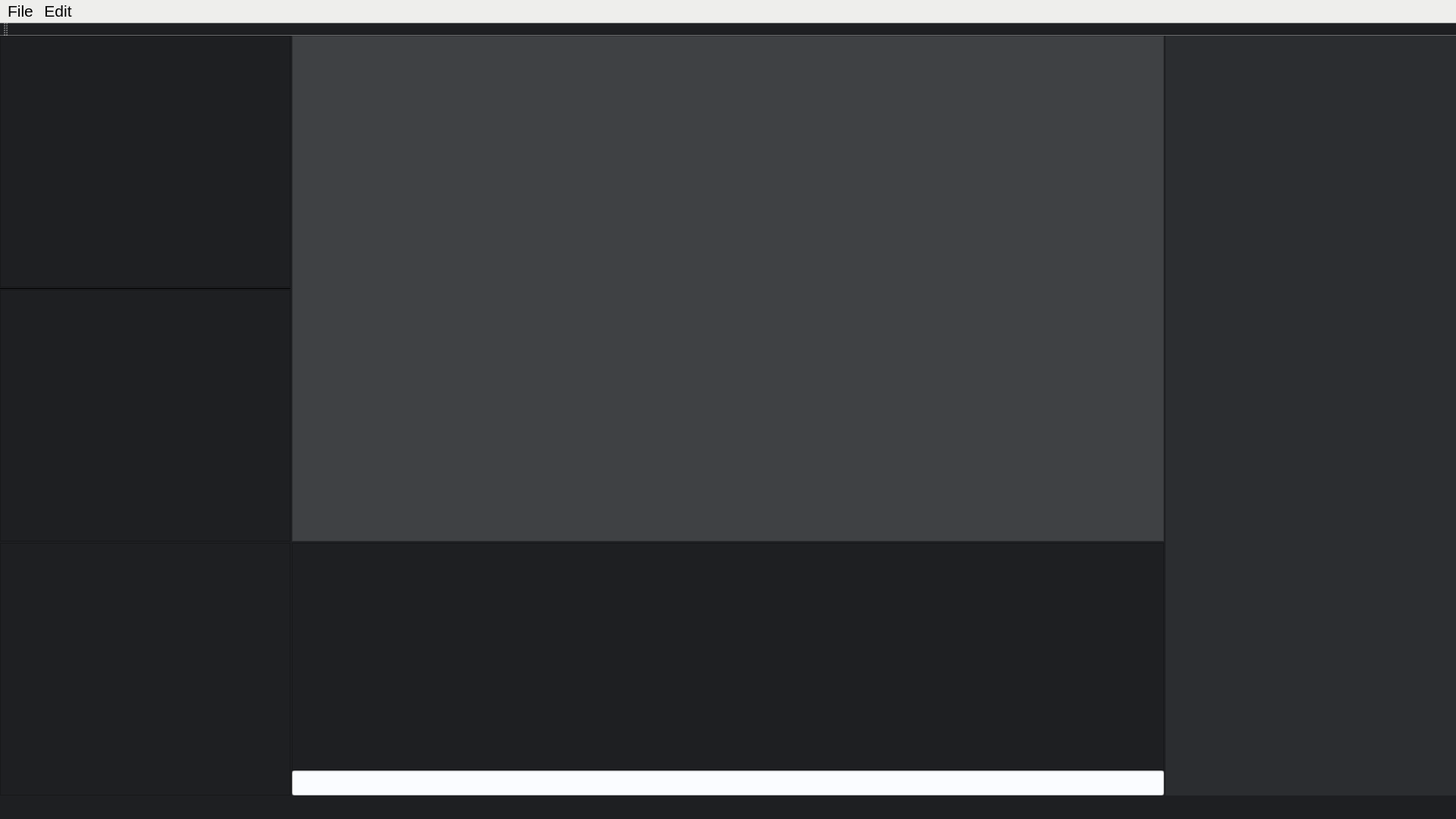
<?xml version="1.0" encoding="UTF-8"?>
<ui version="4.0">
 <class>MainWindow</class>
 <widget class="QMainWindow" name="MainWindow">
  <property name="geometry">
   <rect>
    <x>0</x>
    <y>0</y>
    <width>1920</width>
    <height>1080</height>
   </rect>
  </property>
  <property name="windowTitle">
   <string>MainWindow</string>
  </property>
  <property name="styleSheet">
   <string notr="true">* {
	background-color: rgb(30, 31, 34);
}

QMenu#menuFile {
	color: rgb(238, 238, 236);
}

QFrame#CompBrowserFrm{
	background-color: rgb(43, 45, 48);
}

QFrame#ProjectViewerFrm {
	background-color: rgb(43, 45, 48);
}

QFrame#ConsoleFrm {
	background-color: rgb(43, 45, 48);
}

QFrame#PropertyEditorFrm {
	background-color: rgb(43, 45, 48);
}

QFrame#NodeEditorFrm {
	background-color: rgb(43, 45, 48);
}

QGraphicsView#NodeEditorView {
	background-color: rgb(63, 65, 68);
}

QLineEdit#ConsoleEdit {
	background-color: rgb(250, 252, 255);
}

Line#CompBrowserLine {
	
	border-color: rgb(238, 238, 236);
	background-color: rgb(238, 238, 236);
}</string>
  </property>
  <widget class="QWidget" name="centralwidget">
   <layout class="QGridLayout" name="gridLayout" rowstretch="2,1" columnstretch="1,3,1">
    <property name="leftMargin">
     <number>0</number>
    </property>
    <property name="topMargin">
     <number>0</number>
    </property>
    <property name="rightMargin">
     <number>0</number>
    </property>
    <property name="spacing">
     <number>2</number>
    </property>
    <item row="0" column="0">
     <widget class="QFrame" name="CompBrowserFrm">
      <property name="maximumSize">
       <size>
        <width>500</width>
        <height>16777215</height>
       </size>
      </property>
      <property name="styleSheet">
       <string notr="true"/>
      </property>
      <property name="frameShape">
       <enum>QFrame::NoFrame</enum>
      </property>
      <property name="frameShadow">
       <enum>QFrame::Plain</enum>
      </property>
      <layout class="QGridLayout" name="gridLayout_4" rowstretch="1,0,1">
       <property name="leftMargin">
        <number>0</number>
       </property>
       <property name="topMargin">
        <number>0</number>
       </property>
       <property name="rightMargin">
        <number>0</number>
       </property>
       <property name="bottomMargin">
        <number>0</number>
       </property>
       <property name="verticalSpacing">
        <number>0</number>
       </property>
       <item row="0" column="0">
        <widget class="UiCompBrowserTreeView" name="CompBrowserTreeView"/>
       </item>
       <item row="2" column="0">
        <widget class="UiCompBrowserView" name="CompBrowserView">
         <property name="sizePolicy">
          <sizepolicy hsizetype="Preferred" vsizetype="Preferred">
           <horstretch>0</horstretch>
           <verstretch>0</verstretch>
          </sizepolicy>
         </property>
         <property name="backgroundBrush">
          <brush brushstyle="NoBrush">
           <color alpha="255">
            <red>0</red>
            <green>0</green>
            <blue>0</blue>
           </color>
          </brush>
         </property>
        </widget>
       </item>
       <item row="1" column="0">
        <widget class="Line" name="CompBrowserLine">
         <property name="frameShadow">
          <enum>QFrame::Plain</enum>
         </property>
         <property name="orientation">
          <enum>Qt::Horizontal</enum>
         </property>
        </widget>
       </item>
      </layout>
     </widget>
    </item>
    <item row="0" column="1">
     <widget class="QFrame" name="NodeEditorFrm">
      <property name="frameShape">
       <enum>QFrame::NoFrame</enum>
      </property>
      <property name="frameShadow">
       <enum>QFrame::Plain</enum>
      </property>
      <layout class="QGridLayout" name="gridLayout_2">
       <property name="leftMargin">
        <number>0</number>
       </property>
       <property name="topMargin">
        <number>0</number>
       </property>
       <property name="rightMargin">
        <number>0</number>
       </property>
       <property name="bottomMargin">
        <number>0</number>
       </property>
       <item row="0" column="0">
        <widget class="UiNodeEditorView" name="NodeEditorView">
         <property name="renderHints">
          <set>QPainter::Antialiasing|QPainter::TextAntialiasing</set>
         </property>
         <property name="viewportUpdateMode">
          <enum>QGraphicsView::FullViewportUpdate</enum>
         </property>
        </widget>
       </item>
      </layout>
     </widget>
    </item>
    <item row="0" column="2" rowspan="2">
     <widget class="QFrame" name="PropertyEditorFrm">
      <property name="frameShape">
       <enum>QFrame::NoFrame</enum>
      </property>
      <property name="frameShadow">
       <enum>QFrame::Plain</enum>
      </property>
     </widget>
    </item>
    <item row="1" column="0">
     <widget class="QFrame" name="ProjectViewerFrm">
      <property name="maximumSize">
       <size>
        <width>500</width>
        <height>16777215</height>
       </size>
      </property>
      <property name="frameShape">
       <enum>QFrame::NoFrame</enum>
      </property>
      <property name="frameShadow">
       <enum>QFrame::Plain</enum>
      </property>
      <layout class="QGridLayout" name="gridLayout_5">
       <property name="leftMargin">
        <number>0</number>
       </property>
       <property name="topMargin">
        <number>0</number>
       </property>
       <property name="rightMargin">
        <number>0</number>
       </property>
       <property name="bottomMargin">
        <number>0</number>
       </property>
       <item row="0" column="0">
        <widget class="UiProjectTreeView" name="ProjectView"/>
       </item>
      </layout>
     </widget>
    </item>
    <item row="1" column="1">
     <widget class="QFrame" name="ConsoleFrm">
      <property name="frameShape">
       <enum>QFrame::NoFrame</enum>
      </property>
      <property name="frameShadow">
       <enum>QFrame::Plain</enum>
      </property>
      <layout class="QGridLayout" name="gridLayout_3">
       <property name="leftMargin">
        <number>0</number>
       </property>
       <property name="topMargin">
        <number>0</number>
       </property>
       <property name="rightMargin">
        <number>0</number>
       </property>
       <property name="bottomMargin">
        <number>0</number>
       </property>
       <property name="spacing">
        <number>0</number>
       </property>
       <item row="1" column="0">
        <widget class="QLineEdit" name="ConsoleEdit">
         <property name="font">
          <font>
           <pointsize>16</pointsize>
          </font>
         </property>
         <property name="maxLength">
          <number>128</number>
         </property>
         <property name="frame">
          <bool>true</bool>
         </property>
        </widget>
       </item>
       <item row="0" column="0">
        <widget class="UiConsoleTextBrowser" name="ConsoleBrowser">
         <property name="font">
          <font>
           <pointsize>11</pointsize>
          </font>
         </property>
        </widget>
       </item>
      </layout>
     </widget>
    </item>
   </layout>
  </widget>
  <widget class="QMenuBar" name="menubar">
   <property name="geometry">
    <rect>
     <x>0</x>
     <y>0</y>
     <width>1920</width>
     <height>29</height>
    </rect>
   </property>
   <property name="font">
    <font>
     <pointsize>16</pointsize>
    </font>
   </property>
   <property name="styleSheet">
    <string notr="true">background-color: rgb(238, 238, 236);</string>
   </property>
   <widget class="QMenu" name="menuFile">
    <property name="title">
     <string>File</string>
    </property>
    <addaction name="actionOpen"/>
   </widget>
   <widget class="QMenu" name="menuEdit">
    <property name="title">
     <string>Edit</string>
    </property>
   </widget>
   <addaction name="menuFile"/>
   <addaction name="menuEdit"/>
  </widget>
  <widget class="QStatusBar" name="statusbar"/>
  <widget class="QToolBar" name="toolBar">
   <property name="sizePolicy">
    <sizepolicy hsizetype="Fixed" vsizetype="Fixed">
     <horstretch>0</horstretch>
     <verstretch>0</verstretch>
    </sizepolicy>
   </property>
   <property name="windowTitle">
    <string>toolBar</string>
   </property>
   <attribute name="toolBarArea">
    <enum>TopToolBarArea</enum>
   </attribute>
   <attribute name="toolBarBreak">
    <bool>false</bool>
   </attribute>
  </widget>
  <action name="actionOpen">
   <property name="text">
    <string>Open File</string>
   </property>
  </action>
 </widget>
 <customwidgets>
  <customwidget>
   <class>UiNodeEditorView</class>
   <extends>QGraphicsView</extends>
   <header>frontend.ui.node_editor_view</header>
  </customwidget>
  <customwidget>
   <class>UiCompBrowserTreeView</class>
   <extends>QTreeView</extends>
   <header>frontend.ui.comp_browser_treeview</header>
  </customwidget>
  <customwidget>
   <class>UiCompBrowserView</class>
   <extends>QGraphicsView</extends>
   <header>frontend.ui.comp_browser_view</header>
  </customwidget>
  <customwidget>
   <class>UiConsoleTextBrowser</class>
   <extends>QTextBrowser</extends>
   <header>frontend.ui.console_text_browser</header>
  </customwidget>
  <customwidget>
   <class>UiProjectTreeView</class>
   <extends>QTreeView</extends>
   <header>frontend.ui.ui_project_treeview</header>
  </customwidget>
 </customwidgets>
 <resources/>
 <connections/>
</ui>
